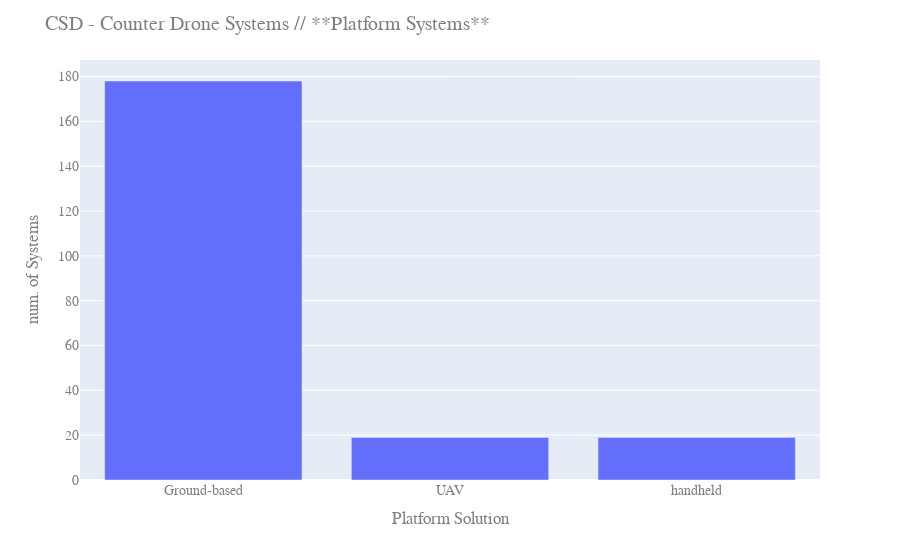

Notebook cell for this chart:
### Markdown cell above
#### Platform Types

From the platfrom point of view it can be said that:

- **Ground-based**: Systems designed to be used from either stationary or mobile positions on the ground. This category includes systems installed on fixed sites, mobile systems, and systems mounted on ground vehicles.


- **Hand-held**: Systems that are designed to be operated by a single individual by hand. Many of these systems resemble rifles or other small arms.


- **UAV-based**: Systems designed to be mounted on drones, which can come into proximity with the targeted unmanned aircraft in order to employ interdiction elements at close range.

Once the database is analyzed some key data can be extracted:

 - A majority of the systems, 178 in total, are designed for ground-based use. Nineteen systems are designed to be handheld, and 19 systems are mounted aboard a drone. 
 
 
 - **Two** systems consist of a combination of ground-based and handheld elements, while one system consists of a combination of ground-based and drone-based elements.

### Code cell
platform_GROUND_BASED = platform.groupby('GROUND_BASED').size().reset_index(name='No. of GROUND_BASED')
platform_GROUND_BASED.columns = ['D.Opt', 'Num']
platform_UAV = platform.groupby('UAV').size().reset_index(name='No. of UAV')
platform_UAV.columns = ['D.Opt', 'Num']
platform_ALTRO = platform['ALTRO'].count()
df_app_ALTRO = pd.DataFrame({'D.Opt': ['handheld']})
df_app_ALTRO['Num'] = {platform_ALTRO}

df_app = platform_GROUND_BASED
df_app2 = df_app.append(platform_UAV)
df_app3 = df_app2.append(df_app_ALTRO)
#df_app6

fig = px.bar(df_app3, x='D.Opt', y='Num')

fig.update_layout(
    title="CSD - Counter Drone Systems // **Platform Systems**",
    xaxis_title="Platform Solution",
    yaxis_title="num. of Systems",
    font=dict(
        family="Courier New, monospace",
        size=14,
        color="#7f7f7f"
    )
)

fig.show()

### Figure 1 — Plotly figure (JSON) as saved in the notebook; plotly's stock layout.template omitted (floating-point values rounded to 4 significant figures)
{"data": [{"alignmentgroup": "True", "hoverlabel": {"namelength": 0}, "hovertemplate": "D.Opt=%{x}<br>Num=%{y}", "legendgroup": "", "marker": {"color": "#636efa"}, "name": "", "offsetgroup": "", "orientation": "v", "showlegend": false, "textposition": "auto", "type": "bar", "x": ["Ground-based", "UAV", "handheld"], "xaxis": "x", "y": [178, 19, 19], "yaxis": "y"}], "layout": {"barmode": "relative", "font": {"color": "#7f7f7f", "family": "Courier New, monospace", "size": 14}, "legend": {"tracegroupgap": 0}, "margin": {"t": 60}, "title": {"text": "CSD - Counter Drone Systems // **Platform Systems**"}, "xaxis": {"anchor": "y", "domain": [0, 1], "title": {"text": "Platform Solution"}}, "yaxis": {"anchor": "x", "domain": [0, 1], "title": {"text": "num. of Systems"}}}}
